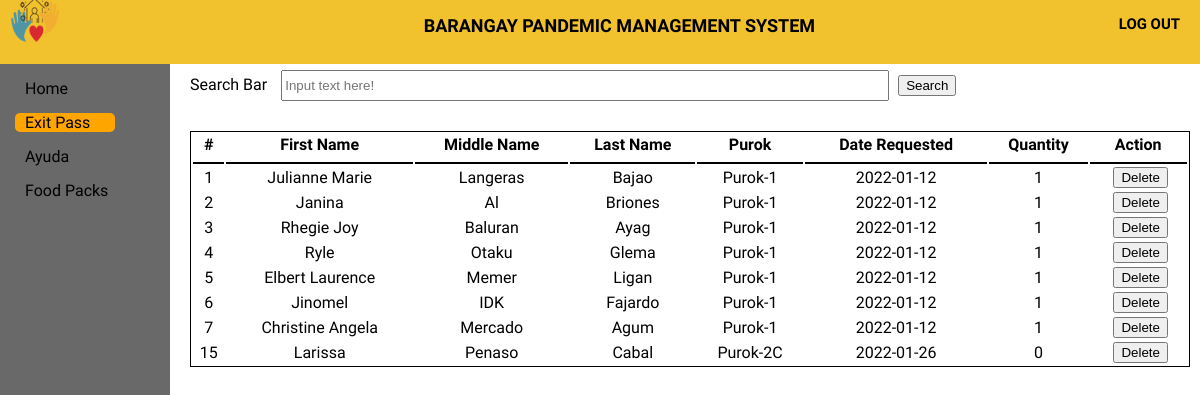
The app's page /ExitPass/exitpass.php (signed in) with its own data.
### tables this page shows
CREATE TABLE `exitpass` (
  `epassID` int(11) NOT NULL,
  `userID` int(11) NOT NULL,
  `Fname2` varchar(50) NOT NULL,
  `Mname2` varchar(50) NOT NULL,
  `Lname2` varchar(50) NOT NULL,
  `purok2` varchar(50) NOT NULL,
  `barangay` varchar(50) NOT NULL,
  `date_requested` varchar(50) NOT NULL,
  `quantity` int(2) NOT NULL
);

### Connection/session.php (called while the page is built, shortened)
<?php
	require 'db_conn.php';
	$query = $conn->query("SELECT * FROM `users` WHERE `userID` = '$_SESSION[userID]'") or die(mysqli_error());
	$fetch = $query->fetch_array();
	$barangay = $fetch['barangay'];
?>

### ExitPass/exitpass.php (the view, shortened to what this page needs)
<!DOCTYPE html>
<?php
	require '../Connection/session.php';
?>
<html>
<html>
<head>
	<link rel="stylesheet" type="text/css" href="exitpass.css">
</head>
<body>
	<header>
		<div class="log_out">
			<a href="../Logout/logout.php" class="logout_btn"><h5>LOG OUT</h5></a>
		</div>
		<div class="title">
			<h5>BARANGAY PANDEMIC MANAGEMENT SYSTEM</h5>
		</div>
		<div class="logobox">
			<img src="logo1.png" class="logo">
		</div>
	</header>
	<div class="sidebar">
		<a href="../home page/home.php"><span>Home</span></a>
		<a href="../ExitPass/exitpass.php" id="main"><span>Exit Pass</span></a>
		<a href="../Ayuda/ayuda.php"><span>Ayuda</span></a>
		<a href="../Food pack/Food pack.php"><span>Food Packs</span></a>
	</div>
	<div class="content">
		<form action="eresult.php" method="get">
		<div class="Cheader">
			<label>Search Bar</label>
			<input type="text" name="search" id="searchbar" placeholder="Input text here!">
			<button type="submit" >Search</button>
		</div>
		</form>
		<table class="table1">
		  <tr>
		  	<th>#</th>
		    <th>First Name</th>
		    <th>Middle Name</th>
		    <th>Last Name</th>
		    <th>Purok</th>
		    <th>Date Requested</th>
		    <th>Quantity</th>
		    <th>Action</th>
		  </tr>
		  <tbody>
					<?php
						require '../Connection/db_conn.php';
						$query = $conn->query("SELECT *  FROM `exitpass` WHERE barangay = ('$barangay');") or die(mysqli_error());
						while($fetch = $query->fetch_array()){
					?>
						<tr>
							<td><?php echo $fetch['epassID']?></td>
							<td><?php echo $fetch['Fname2']?></td>
							<td><?php echo $fetch['Mname2']?></td>
							<td><?php echo $fetch['Lname2']?></td>
							<td><?php echo $fetch['purok2']?></td>
							<td><?php echo $fetch['date_requested']?></td>
                            <td><?php echo $fetch['quantity']?></td>
    						<td><center></a><a onclick = "confirmationDelete(this); return false;" href = "delete-exitpass.php?epassID=<?php echo $fetch['epassID']?>"><i></i><button> Delete</button></a></center></td>
  </tr>
 					 <?php
						}
					?>
					</tbody>
		</table>
	</div>
</body>
</html>

### ExitPass/exitpass.css (style rules this page uses)
body { margin: 0; padding: 0; font-family: alata; min-height: 100vh; width: 100%; background-color: white; }
header { position: fixed; padding: 0; margin: 0; width: 100%; height: 8%; background: #F2C12E; }
.title { height: 1px; }
.title h5 { margin: 15px; text-align: center; font-size: 18px; margin-left: 10%; }
.log_out { margin-top: -10px; padding: 0; margin-right: 20px; float: right; }
.logout_btn { text-decoration: none; color: black; font-size: 18px; }
.logobox { margin-left: 10px; margin-top: -20px; }
.logo { height: 50px; width: 50px; }
.sidebar { top: 8%; padding: 10px; margin: 0; position: fixed; height: 100%; width: 150px; background-color: dimgray; }
.sidebar a { display: block; margin: 5px; margin-bottom: 15px; padding-left: 10px; text-decoration: none; color: black; box-sizing: border-box; }
.sidebar #main { width: 100px; background-color: orange; border-radius: 5px; }
.content { width: 85%; height: 95%px; position: absolute; margin-top: 5%; margin-left: 15%; }
.Cheader { margin: 10px; margin-bottom: 10px; }
.content button { margin-left: 5px; }
#searchbar { width: 60%; height: 25px; margin-left: 10px; margin-bottom: 20px; }
.table1 { margin: 10px; width: 98%; border: 1px solid black; }
.table1 th, td { text-align: center; }
.table1 th { border-bottom: 2px solid black; border-width: 10%; padding-bottom: 8px; }

### records on screen
exitpass: epassID "1", Fname2 "Julianne Marie", Mname2 "Langeras", Lname2 "Bajao", purok2 "Purok-1", date_requested "2022-01-12", quantity "1"
exitpass: epassID "2", Fname2 "Janina", Mname2 "Al", Lname2 "Briones", purok2 "Purok-1", date_requested "2022-01-12", quantity "1"
exitpass: epassID "3", Fname2 "Rhegie Joy", Mname2 "Baluran", Lname2 "Ayag", purok2 "Purok-1", date_requested "2022-01-12", quantity "1"
exitpass: epassID "4", Fname2 "Ryle", Mname2 "Otaku", Lname2 "Glema", purok2 "Purok-1", date_requested "2022-01-12", quantity "1"
exitpass: epassID "5", Fname2 "Elbert Laurence", Mname2 "Memer", Lname2 "Ligan", purok2 "Purok-1", date_requested "2022-01-12", quantity "1"
exitpass: epassID "6", Fname2 "Jinomel", Mname2 "IDK", Lname2 "Fajardo", purok2 "Purok-1", date_requested "2022-01-12", quantity "1"
exitpass: epassID "7", Fname2 "Christine Angela", Mname2 "Mercado", Lname2 "Agum", purok2 "Purok-1", date_requested "2022-01-12", quantity "1"
exitpass: epassID "15", Fname2 "Larissa", Mname2 "Penaso", Lname2 "Cabal", purok2 "Purok-2C", date_requested "2022-01-26", quantity "0"
